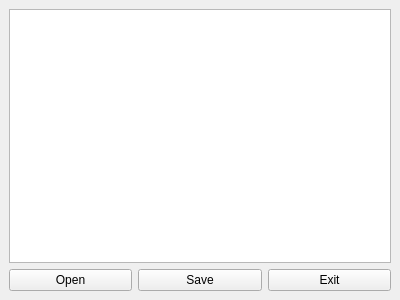
<ui version="4.0">
  <class>MainWindow</class>
  <widget class="QMainWindow" name="MainWindow">
    <property name="geometry">
      <rect>
        <x>0</x>
        <y>0</y>
        <width>400</width>
        <height>300</height>
      </rect>
    </property>
    <property name="windowTitle">
      <string>Simple Text Editor</string>
    </property>
    <widget class="QWidget" name="centralwidget">
      <layout class="QVBoxLayout" name="verticalLayout">
        <item>
          <widget class="QTextEdit" name="textEdit"/>
        </item>
        <item>
          <layout class="QHBoxLayout" name="horizontalLayout">
            <item>
              <widget class="QPushButton" name="openButton">
                <property name="text">
                  <string>Open</string>
                </property>
              </widget>
            </item>
            <item>
              <widget class="QPushButton" name="saveButton">
                <property name="text">
                  <string>Save</string>
                </property>
              </widget>
            </item>
            <item>
              <widget class="QPushButton" name="exitButton">
                <property name="text">
                  <string>Exit</string>
                </property>
              </widget>
            </item>
          </layout>
        </item>
      </layout>
    </widget>
  </widget>
  <resources/>
  <connections/>
</ui>
